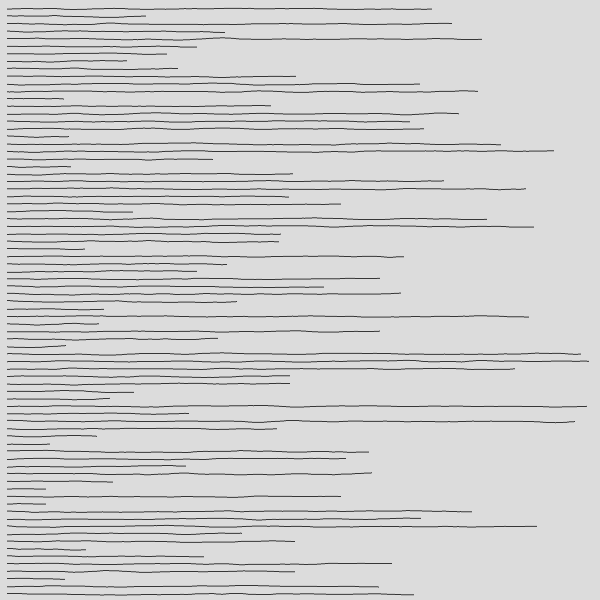
Frame 1 (no input)
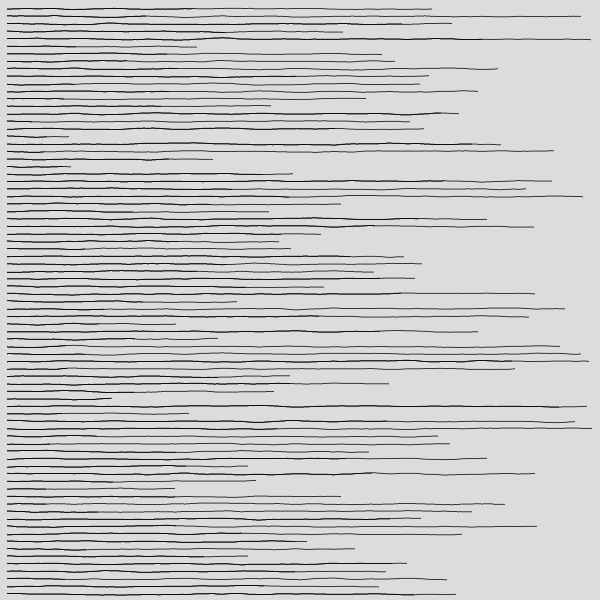
Frame 2 (the mouse pressed at the canvas centre, redrawn once)

The p5.js sketch that drew these frames (run headless with seeded random() and noise() and a simulated clock; the mouse was pressed at the canvas centre and the sketch redrawn once):

// p5.js sketch
// ── sketch.js
function setup() {
  createCanvas(600, 600);
  background(220);
}

function draw() {
  let edge = width/80;
  let min = 30;
  let max = width - edge;
  strokeWeight(1);
  for (let i = 0; i < 80; i++) {
    h = edge + i*edge
    let end = random(min,max);
    for (let j = edge; j < end; j++) {
      let n = map(j, 0, max, 0, 16);
      point(j,h + 3*noise(n+i*100));
    }
  }
  noLoop();
}
